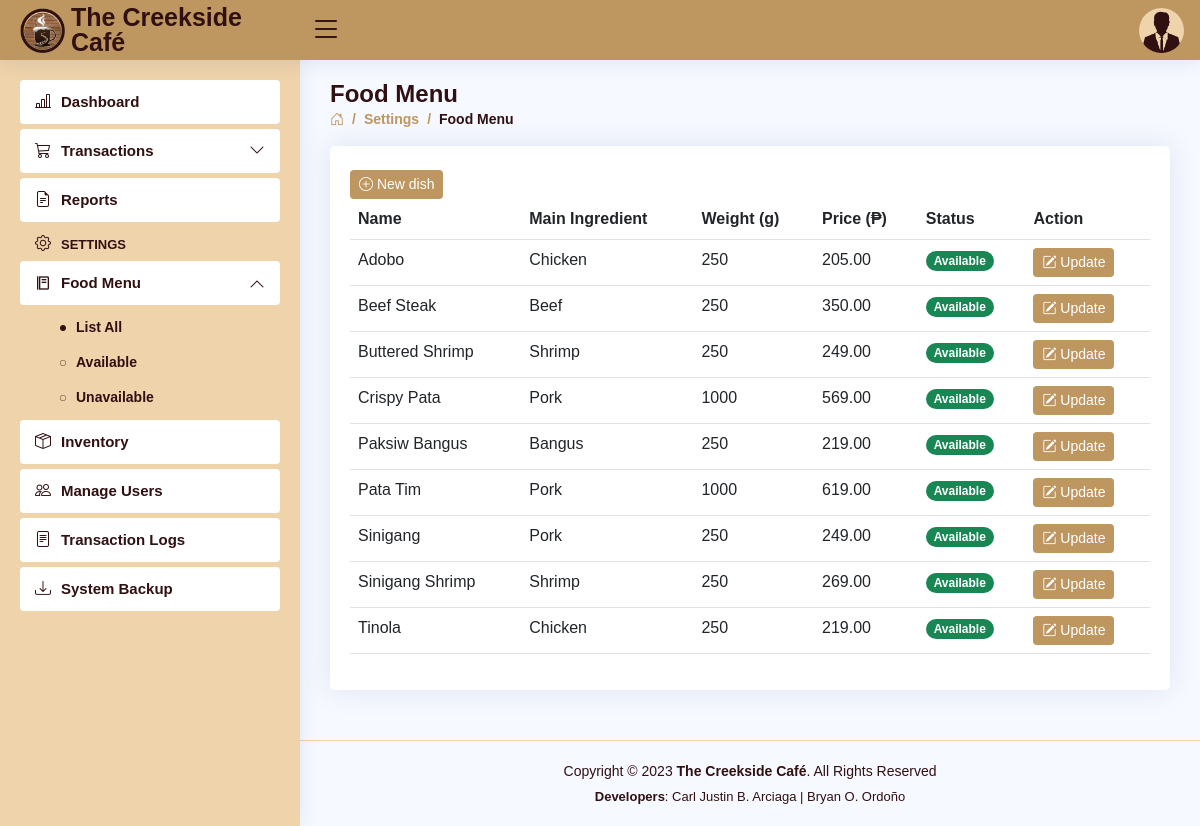
The page /settings-foodmenu-AV.php (signed in) on the database its author committed.
### tables this page shows
CREATE TABLE `users` (
  `user_id` int(11) NOT NULL AUTO_INCREMENT,
  `role` varchar(5) DEFAULT NULL,
  `fname` varchar(30) DEFAULT NULL,
  `mname` varchar(30) DEFAULT NULL,
  `lname` varchar(30) DEFAULT NULL,
  `bdate` date DEFAULT NULL,
  `sex` varchar(6) DEFAULT NULL,
  `province` varchar(15) DEFAULT NULL,
  `municipality` varchar(30) DEFAULT NULL,
  `barangay` varchar(30) DEFAULT NULL,
  `contact_no` varchar(11) DEFAULT NULL,
  `email` varchar(50) DEFAULT NULL,
  `username` varchar(50) DEFAULT NULL,
  `password` varchar(50) DEFAULT NULL,
  PRIMARY KEY (`user_id`)
);

CREATE TABLE `dishes` (
  `dish_id` int(2) NOT NULL AUTO_INCREMENT,
  `dish_name` varchar(30) DEFAULT NULL,
  `main_` varchar(15) DEFAULT NULL,
  `weight` int(4) DEFAULT NULL,
  `price` decimal(10,2) DEFAULT NULL,
  `status` varchar(11) DEFAULT NULL,
  PRIMARY KEY (`dish_id`)
);

### settings-foodmenu-AV.php (the view, shortened to what this page needs)
<!DOCTYPE html>
<html lang="en">
<head>
<?php
    include 'includes/links.php';
    include 'includes/header.php';
    include 'includes/sidebar-FM.php';
    $role = $_SESSION['role'];
 ?>
</head>
<body>
  <main id="main" class="main">
    <div class="pagetitle">
      <h1>Food Menu</h1>
      <nav>
        <ol class="breadcrumb">
          <li class="breadcrumb-item"><a href="dashboard.php"><i class="bi bi-house-door"></i></a></li>
          <li class="breadcrumb-item">Settings</li>
          <li class="breadcrumb-item active">Food Menu</li>
        </ol>
      </nav>
    </div>
    <section class="section dish">
          <div class="card">
            <div class="card-body">
              <br>
              <?php if ($role === 'Admin') { ?>
              <button class="btn btn2 btn-sm" data-bs-toggle="modal" data-bs-target="#addDish"><i class="bi bi-plus-circle"></i> New dish</button> <?php
              } ?>
              <table class="table table-hover datatable">
        <?php if ($role === 'Admin') { ?>
                <thead>
                  <tr>
                    <th scope="col">Name</th>
                    <th scope="col">Main Ingredient</th>
                    <th scope="col">Weight (g)</th>
                    <th scope="col">Price (₱)</th>
                    <th scope="col">Status</th>
                    <th scope="col">Action</th>
                  </tr>
                </thead> <?php
        }?>
                <tbody>
  <?php
    include 'connection.php';
    $query = "SELECT * FROM dishes WHERE status = 'Available' ORDER BY dish_name ASC";
    $result = $con->query($query);
    if ($result) {
      while ($row = $result->fetch_assoc()) {
        $id = $row['dish_id'];
        $name = $row['dish_name'];
        $main_ = $row['main_'];
        $weight = $row['weight'];
        $price = $row['price'];
        $status = $row['status'];?>
                  <tr>
                    <td><a style="text-transform: capitalize;"><?php echo $name ?></a></td>
                    <td><?php echo $main_ ?></td>
                    <td><?php echo $weight ?></td>
                    <td><?php echo $price ?></td>
            <?php if ($status === 'Available') { ?>
                    <td><font class="badge bg-success rounded-pill"><b><?php echo $status ?></b></font></td> <?php
            } elseif ($status === 'Unavailable') { ?>
                    <td><font class="badge bg-danger rounded-pill"><b><?php echo $status ?></b></font></td> <?php
            } ?>
        <?php if ($role === 'Admin') { ?>
                    <td>
                      <button class="btn btn2 btn-sm" data-bs-toggle="modal" data-bs-target="#updateDish-<?php echo $id ?>"><i class="bi bi-pencil-square"></i> Update</button>
                    </td> <?php
        } ?>
                  </tr>
    <?php }
  } ?>
                </tbody>
              </table>
            </div>
          </div>
    </section>
  </main>
<?php include 'includes/footer.php'; ?>
</body>
</html>

### includes/header.php (shortened to what this page needs)
<header id="header" class="header fixed-top d-flex align-items-center">
  <div class="d-flex align-items-center justify-content-between">
    <a href="dashboard.php" class="logo d-flex align-items-center">
      <img src="assets/img/creekside.png" alt="">
      <span class="d-none d-lg-block">The Creekside Café</span>
    </a>
    <i class="bi bi-list toggle-sidebar-btn"></i>
  </div>
  <nav class="header-nav ms-auto">
  <?php
      include 'connection.php';
      $username = $_SESSION['username'];
      $query = "SELECT * FROM users WHERE username = '$username'";
      $result = $con->query($query);
      if ($result) {
        while ($row = $result->fetch_assoc()) {
          $sex = $row['sex'];
          ?>
    <ul class="d-flex align-items-center">
      <li class="nav-item dropdown pe-3">
        <a class="nav-link nav-profile d-flex align-items-center pe-0" href="#" data-bs-toggle="dropdown">
          <?php
            if ($sex === 'Male') {
                echo '<img src="assets/img/Male.png" alt="Profile" class="rounded-circle">';
            } elseif ($sex === 'Female') {
                echo '<img src="assets/img/Female.png" alt="Profile" class="rounded-circle">';
            }
          ?>
        </a>
  <?php
        }
      }
  ?>
      </li>
    </ul>
  </nav>
</header>

### assets/css/style.css (style rules this page uses)
:root { scroll-behavior: smooth; }
body { font-family: "Open Sans", sans-serif; background: #f6f9ff; color: #444444; }
a { color: #4154f1; text-decoration: none; }
h1, h2, h3, h4, h5, h6 { font-family: "Nunito", sans-serif; }
#main { margin-top: 60px; padding: 20px 30px; transition: all 0.3s; }
.pagetitle { margin-bottom: 10px; }
.pagetitle h1 { font-size: 24px; margin-bottom: 0; font-weight: 600; color: #301011; }
.card { margin-bottom: 30px; border: none; border-radius: 5px; box-shadow: 0px 0 30px rgba(1, 41, 112, 0.1); }
.card-body { padding: 0 20px 20px 20px; color: #301011; }
.breadcrumb { font-size: 14px; font-family: "Nunito", sans-serif; color: #be965f; font-weight: 600; }
.breadcrumb a { color: #be965f; transition: 0.3s; }
.breadcrumb .breadcrumb-item::before { color: #be965f; }
.breadcrumb .active { color: #301011; font-weight: 600; }
.logo { line-height: 1; }
@media (min-width: 1200px) { .logo { width: 280px; } }
.logo img { max-height: 45px; margin-right: 6px; }
.logo span { font-size: 25px; font-weight: 700; color: #301011; font-family: "Nunito", sans-serif; }
.header { transition: all 0.5s; z-index: 997; height: 60px; box-shadow: 0px 2px 20px rgba(1, 41, 112, 0.1); background-color: #be965f; padding-left: 20px; }
.header .toggle-sidebar-btn { font-size: 32px; padding-left: 10px; cursor: pointer; color: #301011; }
.header-nav ul { list-style: none; }
.header-nav>ul { margin: 0; padding: 0; }
.header-nav .nav-profile { color: #301011; }
.header-nav .nav-profile img { max-height: 45px; }
@media (min-width: 1200px) { #main, #footer { margin-left: 300px; } }
.btn2 { background: #be965f; border: none; color: #fff; padding: 4px 9px; }

### rows shown on the page
dishes: dish_name "Adobo", main_ "Chicken", weight "250", price "205.00", status "Available"
dishes: dish_name "Beef Steak", main_ "Beef", weight "250", price "350.00", status "Available"
dishes: dish_name "Buttered Shrimp", main_ "Shrimp", weight "250", price "249.00", status "Available"
dishes: dish_name "Crispy Pata", main_ "Pork", weight "1000", price "569.00", status "Available"
dishes: dish_name "Paksiw Bangus", main_ "Bangus", weight "250", price "219.00", status "Available"
dishes: dish_name "Pata Tim", main_ "Pork", weight "1000", price "619.00", status "Available"
dishes: dish_name "Sinigang", main_ "Pork", weight "250", price "249.00", status "Available"
dishes: dish_name "Sinigang Shrimp", main_ "Shrimp", weight "250", price "269.00", status "Available"
dishes: dish_name "Tinola", main_ "Chicken", weight "250", price "219.00", status "Available"
